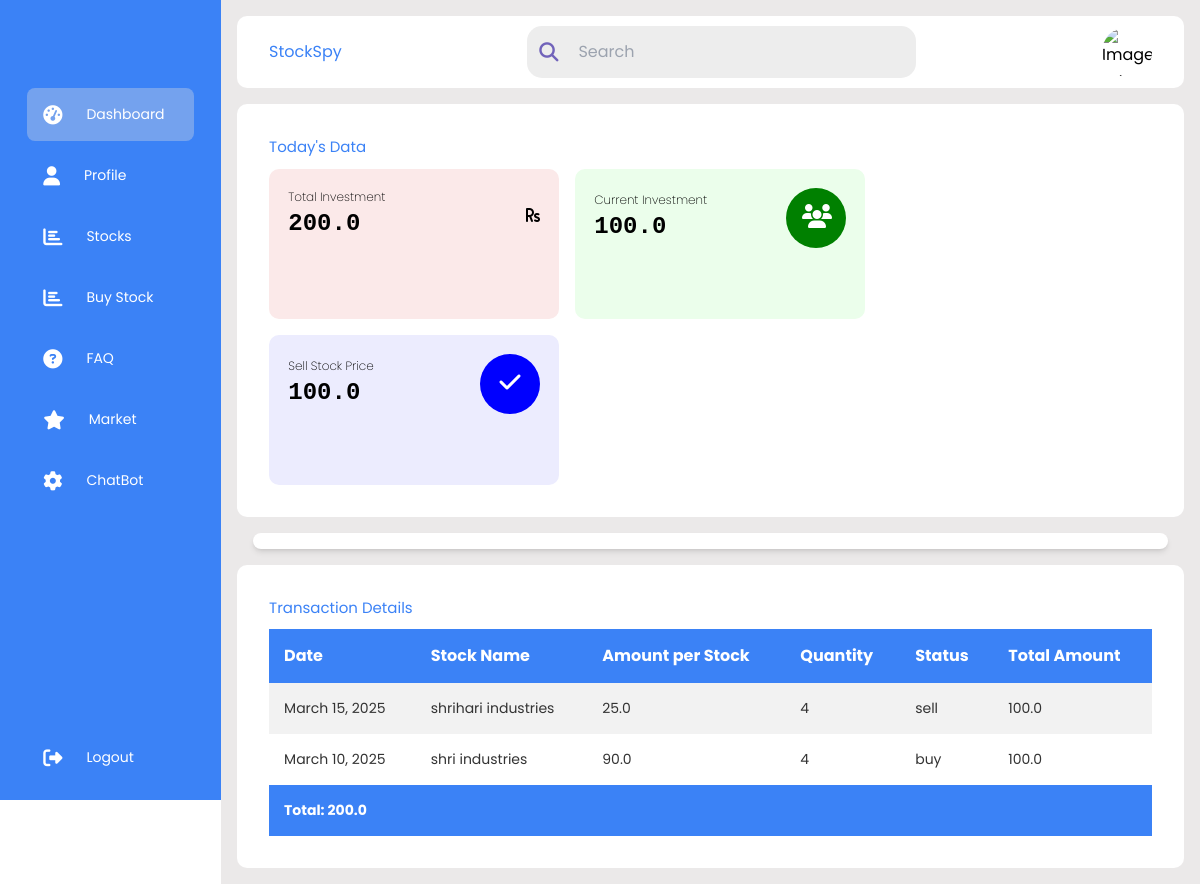
/profile/, run on the app's committed database.
### stock/models.py (models this page shows)
class transactionhistory(models.Model):
     Date=models.DateField()
     name=models.CharField(max_length=50)
     amount=models.FloatField()
     quantity=models.IntegerField()
     status=models.CharField(max_length=50)
     total_amount=models.FloatField()

### investment_portal/views.py (the view)
# urls.py: path("profile/",views.profile,name='profile'),
def profile(request):
     stocktransdata=transactionhistory.objects.all()
     total=0
     pending_inv=0
     for i in stocktransdata:
          if i.status == 'sell':
               pending_inv+=i.total_amount
          total+=i.total_amount
     completed_inv=total-pending_inv
     data={'total':total,'stocktransdata':stocktransdata,'pending_inv':pending_inv,'completed_inv':completed_inv}
     return render(request,'profile.html',data)

### template/profile.html (shortened to what this page needs)
<!DOCTYPE html>
<html lang="en">
<head>
    <script src="https://cdn.tailwindcss.com"></script>
    <link rel="stylesheet" href="https://cdnjs.cloudflare.com/ajax/libs/font-awesome/6.4.0/css/all.min.css">
</head>
<body>
    {% include 'sidebar.html' %}
    <div class="main--content">
        <div class="header--wrapper">
            <div class="header--title">
                <h2>StockSpy</h2>
            </div>
            <div class="user--info">
                <div class="search--box">
                    <i class="fa-solid fa-search"></i>
                    <input type="text" placeholder="Search">
                </div>
            </div>
            <img src="./image/RG HeadshotPic.jpg" alt="Image by benzoik on Freepik">
        </div>
        <div class="card--container">
            <h3 class="main--title">Today's Data</h3>
            <div class="card--wrapper">
                <div class="payment--card light--red">
                    <div class="card--header">
                        <div class="amount">
                            <span class="title">Total Investment</span>
                            <span class="amount--value">{{ total }}</span>
                        </div>
                        <i class="fas fa-rupee-sign"></i>
                    </div>
                </div>
                <div class="payment--card light--green">
                    <div class="card--header">
                        <div class="amount">
                            <span class="title">Current Investment</span>
                            <span class="amount--value">{{ completed_inv }}</span>
                        </div>
                        <i class="fas fa-users icon dark--green"></i>
                    </div>
                </div>
                <div class="payment--card light--blue">
                    <div class="card--header">
                        <div class="amount">
                            <span class="title">Sell Stock Price</span>
                            <span class="amount--value">{{ pending_inv }}</span>
                        </div>
                        <i class="fa-solid fa-check icon dark--blue"></i>
                    </div>
                </div>
            </div>
        </div>
    <div class="flex m-4 bg-white rounded-lg shadow-md align-center justify-center">
    </div>
        <div class="tabular--wrapper">
            <h3 class="main--title">Transaction Details</h3>
            <div class="table--container">
                <table>
                    <thead>
                        <tr>
                            <th>Date</th>
                            <th>Stock Name</th>
                            <th>Amount per Stock</th>
                            <th>Quantity</th>
                            <th>Status</th>
                            <th>Total Amount</th>
                        </tr>
                    </thead>
                    <tbody>
                        {% if stocktransdata %}
                        {% for i in stocktransdata %}
                        <tr>
                            <td>{{ i.Date }}</td>
                            <td>{{ i.name }}</td>
                            <td>{{ i.amount }}</td>
                            <td>{{ i.quantity }}</td>
                            <td>{{ i.status }}</td>
                            <td>{{ i.total_amount }}</td>
                        </tr>
                        {% endfor %}
                        {% else %}
                        <tr>
                            <td colspan="6">No transaction Done</td>
                        </tr>
                        {% endif %}
                    </tbody>
                    <tfoot>
                        <tr>
                            <td colspan="6">Total: {{ total }}</td>
                        </tr>
                    </tfoot>
                </table>
            </div>
        </div>
</body>
</html>

### static/css/profile.css (style rules this page uses)
* { margin: 0; padding: 0; border: none; outline-color: transparent; box-sizing: border-box; font-family: "Poppins", sans-serif; }
body { display: flex; }
.main--content { position: relative; background: #ebe9e9; width: 100%; padding: 1rem; }
.header--wrapper img { width: 50px; height: 50px; cursor: pointer; border-radius: 50%; }
.header--wrapper { display: flex; justify-content: space-between; align-items: center; flex-wrap: wrap; background: #fff; border-radius: 10px; padding: 10px 2rem; margin-bottom: 1rem; }
.header--title { color: #3B82F6; }
.user--info { display: flex; align-items: center; gap: 1rem; }
.search--box { background: rgba(237, 237, 237); border-radius: 15px; color: rgba(113, 99, 186, 255); display: flex; align-items: center; gap: 10px; padding: 4px 12px; }
.search--box input { background: transparent; padding: 10px; }
.search--box i { font-size: 1.2rem; cursor: pointer; transition: all 0.5s ease-out; }
.card--container { background: #fff; padding: 2rem; border-radius: 10px; }
.card--wrapper { display: flex; flex-wrap: wrap; gap: 1rem; }
.main--title { color:#3B82F6; padding-bottom: 10px; font-size: 15px; }
.payment--card { background: rgb(229, 223, 223); border-radius: 10px; padding: 1.2rem; width: 290px; height: 150px; display: flex; flex-direction: column; justify-content: space-between; transition: all 0.5s- ease-in-out; }
.card--header { display: flex; justify-content: space-between; align-items: center; margin-bottom: 20px; }
.amount { display: flex; flex-direction: column; }
.title { font-size: 12px; font-weight: 200; }
.amount--value { font-size: 24px; font-family: "Courier New", Courier, monospace; font-weight: 600; }
.icon { color: #fff; padding: 1rem; height: 60px; width: 60px; text-align: center; border-radius: 50%; font-size: 1.5rem; background: red; }
.light--red { background: rgb(251, 233, 233); }
.light--green { background: rgb(235, 254, 235); }
.light--blue { background: rgb(236, 236, 254); }
.dark--green { background: green; }
.dark--blue { background: blue; }
.tabular--wrapper { background: #fff; margin-top: 1rem; border-radius: 10px; padding: 2rem; }
.table--container { width: 100%; }
table { width: 100%; border-collapse: collapse; }
thead { background: #3B82F6; color: #fff; }
th { padding: 15px; text-align: left; }
tbody { background: #f2f2f2; }
td { padding: 15px; font-size: 14px; color: #333; }
tr:nth-child(even) { background: #fff; }
tfoot { background: #3B82F6; font-weight: bold; color: #fff; }
tfoot td { padding: 15px; color: #fff; }

### data on the page
transactionhistory: Date "March 15, 2025", name "shrihari industries", amount "25.0", quantity "4", status "sell", total_amount "100.0"
transactionhistory: Date "March 10, 2025", name "shri industries", amount "90.0", quantity "4", status "buy", total_amount "100.0"

### other printed values
{{ total }} "200.0"
{{ completed_inv }} "100.0"
{{ pending_inv }} "100.0"
